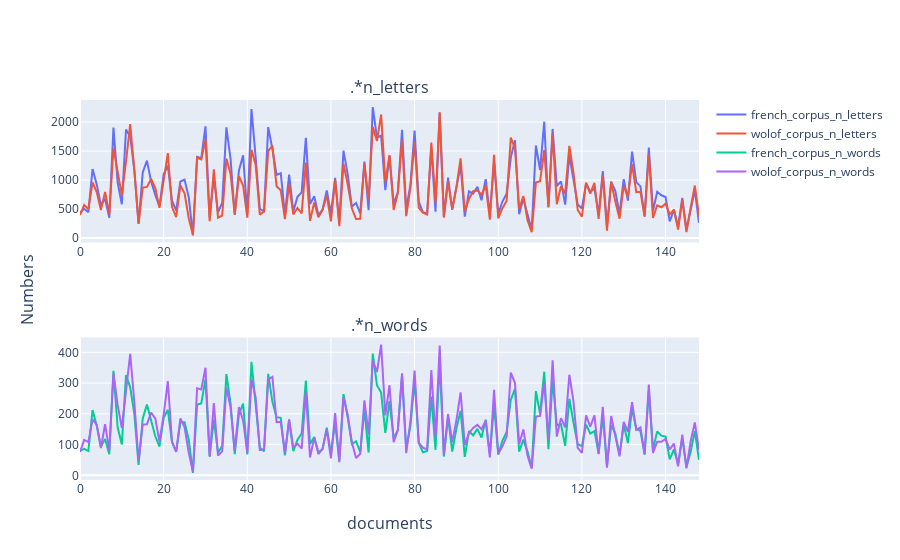

This figure's notebook cell:
### Markdown cell above
- Length distributions

### Code cell
# length as number letters (space in count)
corpora['french_corpus_n_letters'] = corpora['french_corpus'].map(count_letters)

corpora['wolof_corpus_n_letters'] = corpora['wolof_corpus'].map(count_letters)

# length as number of words
corpora['french_corpus_n_words'] = corpora['french_corpus'].map(count_words_space)

corpora['wolof_corpus_n_words'] = corpora['wolof_corpus'].map(count_words_space)

plot_lengths(corpora)

### Figure 1 — Plotly figure (JSON) as saved in the notebook; plotly's stock layout.template omitted (floating-point values rounded to 4 significant figures; data arrays with more than 128 entries replaced by an {"elided": "..."} marker saying what was removed)
{"data": [{"name": "french_corpus_n_letters", "type": "scatter", "xaxis": "x", "y": {"elided": "149 int values"}, "yaxis": "y"}, {"name": "wolof_corpus_n_letters", "type": "scatter", "xaxis": "x", "y": {"elided": "149 int values"}, "yaxis": "y"}, {"name": "french_corpus_n_words", "type": "scatter", "xaxis": "x2", "y": {"elided": "149 int values"}, "yaxis": "y2"}, {"name": "wolof_corpus_n_words", "type": "scatter", "xaxis": "x2", "y": {"elided": "149 int values"}, "yaxis": "y2"}], "layout": {"annotations": [{"font": {"size": 16}, "showarrow": false, "text": ".*n_letters", "x": 0.5, "xanchor": "center", "xref": "paper", "y": 1, "yanchor": "bottom", "yref": "paper"}, {"font": {"size": 16}, "showarrow": false, "text": ".*n_words", "x": 0.5, "xanchor": "center", "xref": "paper", "y": 0.375, "yanchor": "bottom", "yref": "paper"}, {"font": {"size": 16}, "showarrow": false, "text": "documents", "x": 0.5, "xanchor": "center", "xref": "paper", "y": 0, "yanchor": "top", "yref": "paper", "yshift": -30}, {"font": {"size": 16}, "showarrow": false, "text": "Numbers", "textangle": -90, "x": 0, "xanchor": "right", "xref": "paper", "xshift": -40, "y": 0.5, "yanchor": "middle", "yref": "paper"}], "xaxis": {"anchor": "y", "domain": [0, 1]}, "xaxis2": {"anchor": "y2", "domain": [0, 1]}, "yaxis": {"anchor": "x", "domain": [0.625, 1]}, "yaxis2": {"anchor": "x2", "domain": [0, 0.375]}}}
